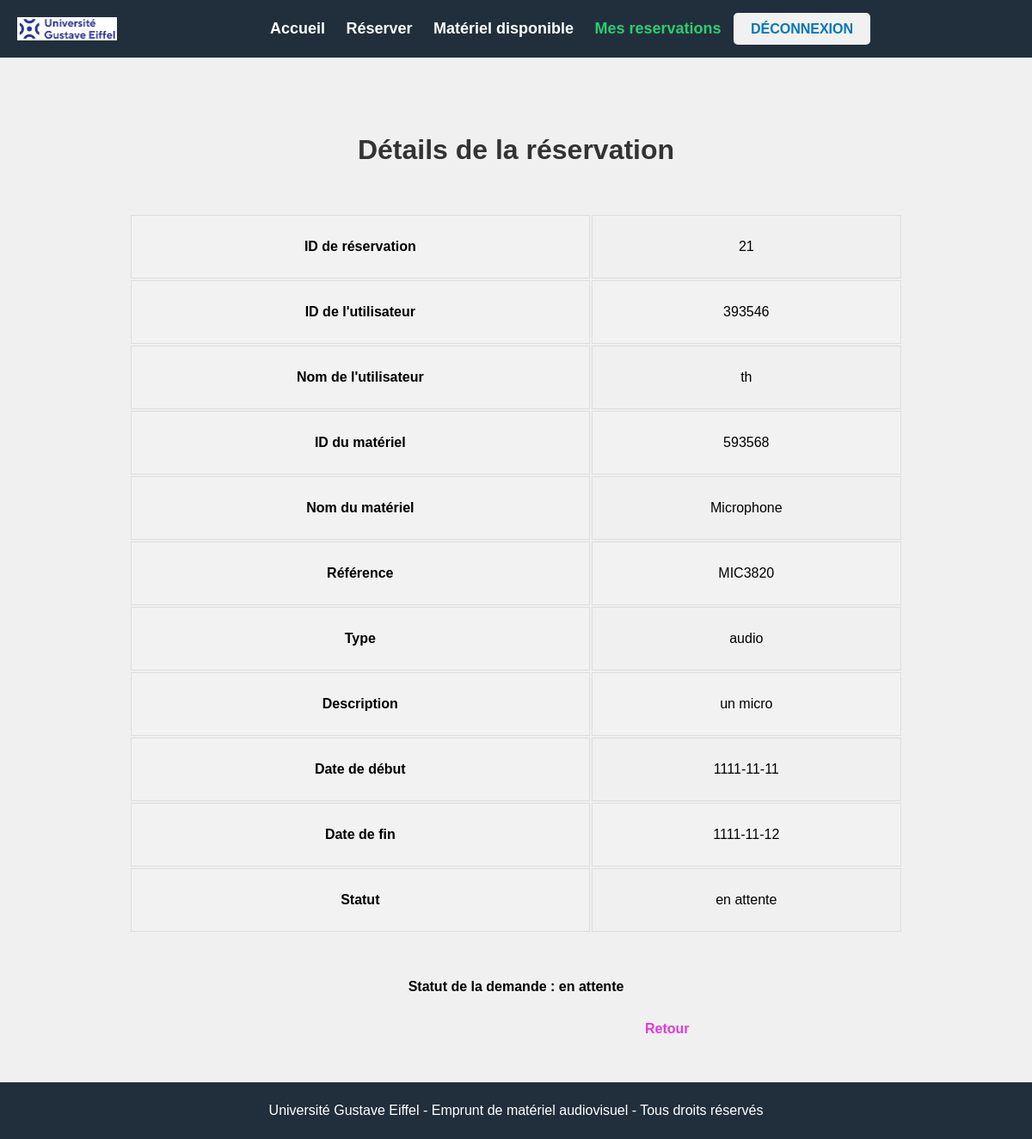
/reservation_detail.php?id=21 (signed in), run on the app's committed database.
### tables this page shows
CREATE TABLE IF NOT EXISTS `reserve` (
  `ID_utilisateur` int NOT NULL,
  `ID_materiel` int NOT NULL,
  `dateDebut` date DEFAULT NULL,
  `dateFin` date DEFAULT NULL,
  `statut` varchar(255) DEFAULT NULL,
  `ID_reservation` int NOT NULL AUTO_INCREMENT,
  PRIMARY KEY (`ID_reservation`),
  KEY `reserve_Materiel0_FK` (`ID_materiel`),
  KEY `ID_utilisateur` (`ID_utilisateur`,`ID_materiel`) USING BTREE
);

CREATE TABLE IF NOT EXISTS `utilisateur` (
  `ID_utilisateur` int NOT NULL,
  `prenom` varchar(255) DEFAULT NULL,
  `nom` varchar(255) DEFAULT NULL,
  `email` varchar(255) DEFAULT NULL,
  `datenaiss` varchar(255) DEFAULT NULL,
  `password` varchar(255) DEFAULT NULL,
  `ID_role` int NOT NULL,
  PRIMARY KEY (`ID_utilisateur`),
  KEY `utilisateur_role_FK` (`ID_role`)
);

CREATE TABLE IF NOT EXISTS `materiel` (
  `ID_materiel` int NOT NULL,
  `nom` varchar(255) DEFAULT NULL,
  `reference` varchar(255) DEFAULT NULL,
  `type` varchar(255) NOT NULL,
  `description` text,
  PRIMARY KEY (`ID_materiel`)
);

### reservation_detail.php (the view, shortened to what this page needs)
<?php
$id_reservation = $_GET['id'];
try {
    $bdd = new PDO(
        'mysql:host=localhost;dbname=location_materiel;charset=utf8',
        'root'
    );
    $bdd->setAttribute(PDO::ATTR_ERRMODE, PDO::ERRMODE_EXCEPTION);
} catch (Exception $e) {
    die(print_r($e));
}
$query = $query = $query = $query = "SELECT reserve.ID_reservation, reserve.ID_utilisateur, reserve.ID_materiel, utilisateur.nom AS nom, materiel.nom AS nom_materiel, materiel.reference, materiel.type, materiel.description, reserve.dateDebut, reserve.dateFin, reserve.statut FROM reserve JOIN utilisateur ON reserve.ID_utilisateur = utilisateur.ID_utilisateur JOIN materiel ON reserve.ID_materiel = materiel.ID_materiel WHERE ID_reservation = :id_reservation";
$stmt = $bdd->prepare($query);
$stmt->bindParam(':id_reservation', $id_reservation, PDO::PARAM_INT);
$stmt->execute();
$reservation = $stmt->fetch(PDO::FETCH_ASSOC);
$role = $_SESSION['ID_role'];
?>
<!DOCTYPE html>
<html lang="fr">
<head>
    <link rel="stylesheet" href="styles/reservation_detail.css"/>
</head>
<body>
<header>
      <nav>
        <img src = "Ressources/logouniv.png">
        <ul>
          <li><a href="a_SAE203.php">Accueil</a></li>
          <li><a href="reservation.php">Réserver</a></li>
          <li><a href="liste.php">Matériel disponible</a></li>
          <li><a id="accueil"href="reservation_liste.php">Mes reservations</a></li>
          <a href="deconnexion.php" class="btn btn-danger btn-lg">Déconnexion</a>
        </ul>
      </nav>
    </header>
    <div class="container">
    <h1>Détails de la réservation</h1>
    <table>
        <tr>
            <th>ID de réservation</th>
            <td><?php echo $reservation['ID_reservation']; ?></td>
        </tr>
        <tr>
            <th>ID de l'utilisateur</th>
            <td><?php echo $reservation['ID_utilisateur']; ?></td>
        </tr>
        <tr>
            <th>Nom de l'utilisateur</th>
            <td><?php echo $reservation['nom']; ?></td>
        </tr>
        <tr>
            <th>ID du matériel</th>
            <td><?php echo $reservation['ID_materiel']; ?></td>
        </tr>
        <tr>
            <th>Nom du matériel</th>
            <td><?php echo $reservation['nom_materiel']; ?></td>
        </tr>
        <tr>
            <th>Référence</th>
            <td><?php echo $reservation['reference']; ?></td>
        </tr>
        <tr>
            <th>Type</th>
            <td><?php echo $reservation['type']; ?></td>
        </tr>
        <tr>
            <th>Description</th>
            <td><?php echo $reservation['description']; ?></td>
        </tr>
        <tr>
            <th>Date de début</th>
            <td><?php echo $reservation['dateDebut']; ?></td>
        </tr>
        <tr>
            <th>Date de fin</th>
            <td><?php echo $reservation['dateFin']; ?></td>
        </tr>
        <tr>
            <th>Statut</th>
            <td><?php echo $reservation['statut']; ?></td>
        </tr>
    </table>
</div>
<div>
    <?php if ($role == '2') {  ?>
        <?php if ($reservation['statut'] == 'en attente') { ?>
            <a id="accepter"href="reservation_accepte.php?id=<?php echo $reservation['ID_reservation']; ?>">Accepter</a>
            <a id="rejeter"href="reservation_rejete.php?id=<?php echo $reservation['ID_reservation']; ?>">Rejeter</a>
        <?php } ?>
    <?php } else {  ?>
        <p id="statut">Statut de la demande : <?php echo $reservation['statut']; ?></p>
    <?php } ?>
    </div>
    <a href="javascript:history.go(-1)"id="back">Retour</a>
    <footer>
      <p>Université Gustave Eiffel - Emprunt de matériel audiovisuel - Tous droits réservés</p>
    </footer>
</body>
</html>

### Styles/reservation_detail.css (style rules this page uses)
header { background-color: #0077b6; justify-content: space-between; align-items: center; padding: 20px; font-weight: bold; }
header { scroll-behavior: smooth; background-color:#212F3C; opacity:100%; padding: 20px; top: 0; width: 100%; z-index: 1; justify-content: flex-end!important; align-items: center!important; text-align: center!important; position: fixed; }
.btn { background-color: #f1f1f1; color: #0077b6; border: none; padding: 10px 20px; border-radius: 5px; font-size: 16px; text-transform: uppercase; cursor: pointer; transition: all 0.3s ease; }
nav ul { list-style: none; margin: 0; padding: 0; }
nav ul li { display: inline-block; }
nav ul li a { color: white; padding: 10px; text-decoration: none; transition: .4s; border-radius: 5px; font-size: 18px; font-weight: 700; text-align: center; }
img { width: 116px; height: 27px; float:left; }
footer { background-color:#212F3C; opacity:100%; color: #fff; text-align: center; padding: 20px; position:relative; bottom:0; width: 100%; margin-top:50px; }
footer p { font-size: 16px; margin: 0; line-height: 1.6; }
table { width: 75%; margin-left: auto; margin-right: auto; margin-top:50px; margin-bottom:50px; }
th, td { padding: 24px; text-align: center; border: 1px solid #ddd; }
th { background-color: #f2f2f2; }
tbody tr:nth-child(even) { background-color: #f2f2f2; }
a { text-decoration: none; color: blue; }
h1, h2 { color: #333; }
* { margin: 0; padding: 0; box-sizing: border-box; }
body { font-family: Arial, sans-serif; font-size: 16px; line-height: 1.5; background-color: #f0f0f0; }
header { scroll-behavior: smooth; background-color:#212F3C; opacity:100%; padding: 20px; top: 0; width: 100%; z-index: 1; justify-content: flex-end!important; align-items: center!important; text-align: center!important; position:absolute; }
a { color:black; font-weight:bold; transition:.5s; }
#accueil { color:#2ECC71; }
#back { margin-left:750px; color:#E239DA; }
h1 { margin-top:150px; text-align:center; }
#statut { text-align:center; margin-top:50px; font-weight:bold; margin-bottom:25px; }

### data on the page
reserve: ID_reservation "21", ID_utilisateur "393546", ID_utilisateur.nom "th", ID_materiel "593568", ID_materiel.nom "Microphone", ID_materiel.reference "MIC3820", ID_materiel.type "audio", ID_materiel.description "un micro", dateDebut "1111-11-11", dateFin "1111-11-12", statut "en attente"
